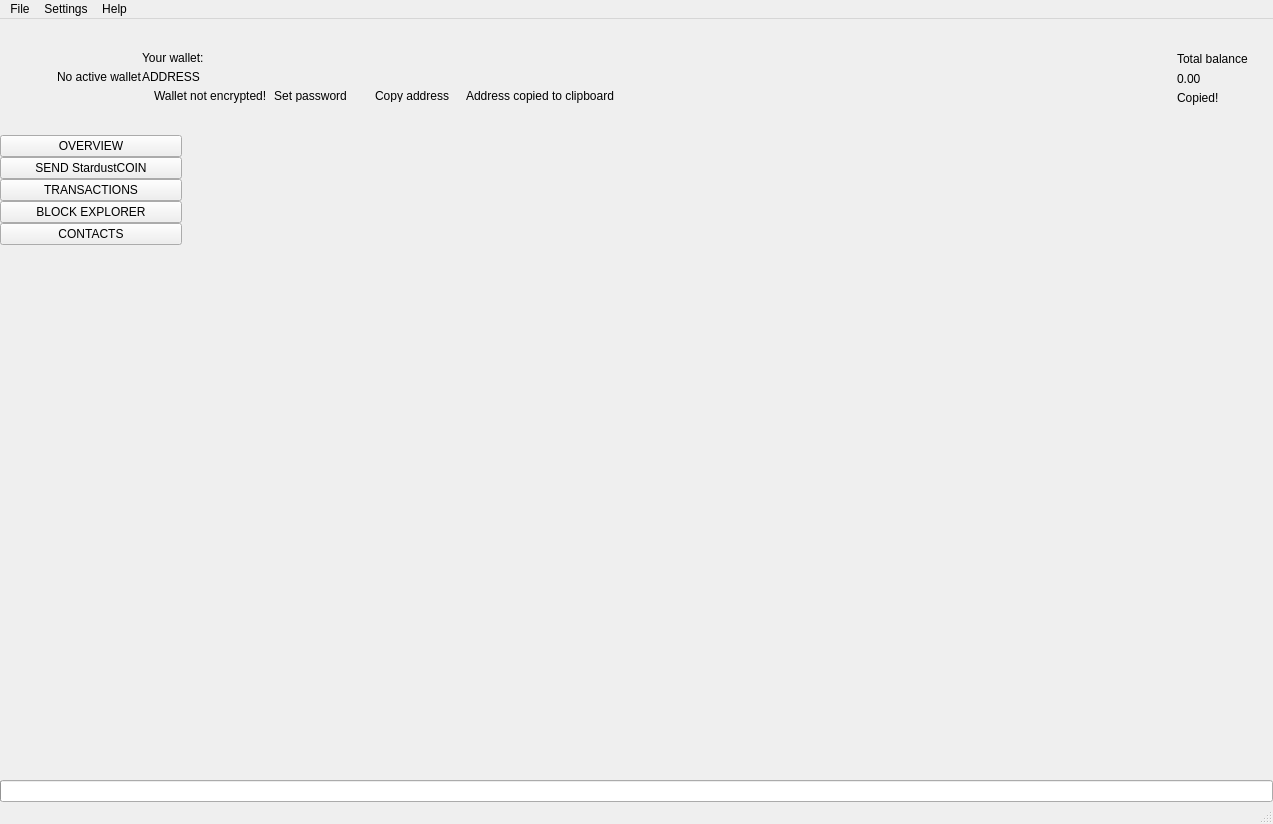
 <widget class="QMainWindow" name="MainWindow">
  <property name="geometry">
   <rect>
    <x>0</x>
    <y>0</y>
    <width>1273</width>
    <height>824</height>
   </rect>
  </property>
  <property name="sizePolicy">
   <sizepolicy hsizetype="Preferred" vsizetype="Preferred">
    <horstretch>0</horstretch>
    <verstretch>0</verstretch>
   </sizepolicy>
  </property>
  <property name="minimumSize">
   <size>
    <width>1260</width>
    <height>600</height>
   </size>
  </property>
  <property name="maximumSize">
   <size>
    <width>16777215</width>
    <height>16777215</height>
   </size>
  </property>
  <property name="windowTitle">
   <string>MainWindow</string>
  </property>
  <property name="windowIcon">
   <iconset>
    <normaloff>:/images/stardustcoin</normaloff>:/images/stardustcoin</iconset>
  </property>
  <widget class="QWidget" name="centralwidget">
   <layout class="QVBoxLayout" name="verticalLayout_2">
    <property name="spacing">
     <number>0</number>
    </property>
    <property name="leftMargin">
     <number>0</number>
    </property>
    <property name="topMargin">
     <number>0</number>
    </property>
    <property name="rightMargin">
     <number>0</number>
    </property>
    <property name="bottomMargin">
     <number>0</number>
    </property>
    <item>
     <widget class="QFrame" name="m_headerFrame">
      <property name="minimumSize">
       <size>
        <width>0</width>
        <height>116</height>
       </size>
      </property>
      <property name="maximumSize">
       <size>
        <width>16777215</width>
        <height>116</height>
       </size>
      </property>
      <property name="frameShape">
       <enum>QFrame::NoFrame</enum>
      </property>
      <property name="frameShadow">
       <enum>QFrame::Raised</enum>
      </property>
      <layout class="QHBoxLayout" name="horizontalLayout_3">
       <property name="spacing">
        <number>0</number>
       </property>
       <property name="leftMargin">
        <number>0</number>
       </property>
       <property name="topMargin">
        <number>0</number>
       </property>
       <property name="rightMargin">
        <number>25</number>
       </property>
       <property name="bottomMargin">
        <number>0</number>
       </property>
       <item>
        <spacer name="horizontalSpacer_2">
         <property name="orientation">
          <enum>Qt::Horizontal</enum>
         </property>
         <property name="sizeType">
          <enum>QSizePolicy::Fixed</enum>
         </property>
         <property name="sizeHint" stdset="0">
          <size>
           <width>30</width>
           <height>20</height>
          </size>
         </property>
        </spacer>
       </item>
       <item>
        <widget class="QLabel" name="m_logoLabel">
         <property name="text">
          <string/>
         </property>
        </widget>
       </item>
       <item>
        <spacer name="horizontalSpacer_5">
         <property name="orientation">
          <enum>Qt::Horizontal</enum>
         </property>
         <property name="sizeType">
          <enum>QSizePolicy::Fixed</enum>
         </property>
         <property name="sizeHint" stdset="0">
          <size>
           <width>20</width>
           <height>20</height>
          </size>
         </property>
        </spacer>
       </item>
       <item>
        <widget class="WalletGui::WalletSmallGrayTextLabel" name="m_noWalletLabel">
         <property name="text">
          <string>No active wallet</string>
         </property>
        </widget>
       </item>
       <item>
        <widget class="QFrame" name="m_walletFrame">
         <property name="frameShape">
          <enum>QFrame::NoFrame</enum>
         </property>
         <property name="frameShadow">
          <enum>QFrame::Raised</enum>
         </property>
         <layout class="QVBoxLayout" name="verticalLayout_3">
          <property name="spacing">
           <number>5</number>
          </property>
          <property name="leftMargin">
           <number>0</number>
          </property>
          <property name="topMargin">
           <number>0</number>
          </property>
          <property name="rightMargin">
           <number>0</number>
          </property>
          <property name="bottomMargin">
           <number>0</number>
          </property>
          <item>
           <spacer name="verticalSpacer_3">
            <property name="orientation">
             <enum>Qt::Vertical</enum>
            </property>
            <property name="sizeType">
             <enum>QSizePolicy::Minimum</enum>
            </property>
            <property name="sizeHint" stdset="0">
             <size>
              <width>20</width>
              <height>40</height>
             </size>
            </property>
           </spacer>
          </item>
          <item>
           <widget class="WalletGui::WalletSmallGrayTextLabel" name="m_walletLabel">
            <property name="text">
             <string>Your wallet:</string>
            </property>
            <property name="indent">
             <number>0</number>
            </property>
           </widget>
          </item>
          <item>
           <widget class="QLabel" name="m_addressLabel">
            <property name="sizePolicy">
             <sizepolicy hsizetype="Preferred" vsizetype="Preferred">
              <horstretch>0</horstretch>
              <verstretch>0</verstretch>
             </sizepolicy>
            </property>
            <property name="cursor">
             <cursorShape>PointingHandCursor</cursorShape>
            </property>
            <property name="toolTip">
             <string>Click to copy</string>
            </property>
            <property name="text">
             <string>ADDRESS</string>
            </property>
            <property name="indent">
             <number>0</number>
            </property>
           </widget>
          </item>
          <item>
           <layout class="QHBoxLayout" name="horizontalLayout_2">
            <property name="spacing">
             <number>0</number>
            </property>
            <item alignment="Qt::AlignTop">
             <widget class="QFrame" name="m_notEncryptedFrame">
              <property name="frameShape">
               <enum>QFrame::NoFrame</enum>
              </property>
              <property name="frameShadow">
               <enum>QFrame::Raised</enum>
              </property>
              <layout class="QHBoxLayout" name="horizontalLayout_4">
               <property name="spacing">
                <number>0</number>
               </property>
               <property name="leftMargin">
                <number>0</number>
               </property>
               <property name="topMargin">
                <number>0</number>
               </property>
               <property name="rightMargin">
                <number>0</number>
               </property>
               <property name="bottomMargin">
                <number>0</number>
               </property>
               <item alignment="Qt::AlignVCenter">
                <widget class="QLabel" name="m_notEncryptedIconLabel">
                 <property name="text">
                  <string/>
                 </property>
                 <property name="pixmap">
                  <pixmap resource="../../resources.qrc">:/icons/lock_open_gray</pixmap>
                 </property>
                 <property name="alignment">
                  <set>Qt::AlignLeading|Qt::AlignLeft|Qt::AlignVCenter</set>
                 </property>
                </widget>
               </item>
               <item>
                <spacer name="horizontalSpacer_11">
                 <property name="orientation">
                  <enum>Qt::Horizontal</enum>
                 </property>
                 <property name="sizeType">
                  <enum>QSizePolicy::Fixed</enum>
                 </property>
                 <property name="sizeHint" stdset="0">
                  <size>
                   <width>5</width>
                   <height>3</height>
                  </size>
                 </property>
                </spacer>
               </item>
               <item alignment="Qt::AlignVCenter">
                <widget class="WalletGui::WalletTinyGrayTextLabel" name="m_notEncryptedTextLabel">
                 <property name="text">
                  <string>Wallet not encrypted!</string>
                 </property>
                 <property name="alignment">
                  <set>Qt::AlignLeading|Qt::AlignLeft|Qt::AlignVCenter</set>
                 </property>
                </widget>
               </item>
               <item>
                <spacer name="horizontalSpacer_9">
                 <property name="orientation">
                  <enum>Qt::Horizontal</enum>
                 </property>
                 <property name="sizeType">
                  <enum>QSizePolicy::Fixed</enum>
                 </property>
                 <property name="sizeHint" stdset="0">
                  <size>
                   <width>3</width>
                   <height>3</height>
                  </size>
                 </property>
                </spacer>
               </item>
               <item alignment="Qt::AlignVCenter">
                <widget class="WalletGui::WalletTinyLinkLikeButton" name="m_encryptButton">
                 <property name="sizePolicy">
                  <sizepolicy hsizetype="Minimum" vsizetype="Minimum">
                   <horstretch>0</horstretch>
                   <verstretch>0</verstretch>
                  </sizepolicy>
                 </property>
                 <property name="minimumSize">
                  <size>
                   <width>0</width>
                   <height>3</height>
                  </size>
                 </property>
                 <property name="cursor">
                  <cursorShape>PointingHandCursor</cursorShape>
                 </property>
                 <property name="text">
                  <string>Set password</string>
                 </property>
                 <property name="flat">
                  <bool>true</bool>
                 </property>
                </widget>
               </item>
               <item>
                <spacer name="horizontalSpacer_10">
                 <property name="orientation">
                  <enum>Qt::Horizontal</enum>
                 </property>
                 <property name="sizeType">
                  <enum>QSizePolicy::Fixed</enum>
                 </property>
                 <property name="sizeHint" stdset="0">
                  <size>
                   <width>20</width>
                   <height>3</height>
                  </size>
                 </property>
                </spacer>
               </item>
              </layout>
             </widget>
            </item>
            <item alignment="Qt::AlignVCenter">
             <widget class="WalletGui::WalletTinyLinkLikeButton" name="m_copyAddressButton">
              <property name="sizePolicy">
               <sizepolicy hsizetype="Minimum" vsizetype="Minimum">
                <horstretch>0</horstretch>
                <verstretch>0</verstretch>
               </sizepolicy>
              </property>
              <property name="minimumSize">
               <size>
                <width>0</width>
                <height>3</height>
               </size>
              </property>
              <property name="cursor">
               <cursorShape>PointingHandCursor</cursorShape>
              </property>
              <property name="focusPolicy">
               <enum>Qt::NoFocus</enum>
              </property>
              <property name="autoFillBackground">
               <bool>true</bool>
              </property>
              <property name="text">
               <string>Copy address</string>
              </property>
              <property name="flat">
               <bool>true</bool>
              </property>
             </widget>
            </item>
            <item>
             <spacer name="horizontalSpacer_7">
              <property name="orientation">
               <enum>Qt::Horizontal</enum>
              </property>
              <property name="sizeType">
               <enum>QSizePolicy::Fixed</enum>
              </property>
              <property name="sizeHint" stdset="0">
               <size>
                <width>13</width>
                <height>3</height>
               </size>
              </property>
             </spacer>
            </item>
            <item alignment="Qt::AlignVCenter">
             <widget class="WalletGui::CopyMagicLabel" name="m_copyAddressLabel">
              <property name="text">
               <string>Address copied to clipboard</string>
              </property>
              <property name="alignment">
               <set>Qt::AlignLeading|Qt::AlignLeft|Qt::AlignVCenter</set>
              </property>
             </widget>
            </item>
            <item>
             <spacer name="horizontalSpacer">
              <property name="orientation">
               <enum>Qt::Horizontal</enum>
              </property>
              <property name="sizeHint" stdset="0">
               <size>
                <width>40</width>
                <height>3</height>
               </size>
              </property>
             </spacer>
            </item>
           </layout>
          </item>
          <item>
           <spacer name="verticalSpacer_2">
            <property name="orientation">
             <enum>Qt::Vertical</enum>
            </property>
            <property name="sizeType">
             <enum>QSizePolicy::Minimum</enum>
            </property>
            <property name="sizeHint" stdset="0">
             <size>
              <width>20</width>
              <height>40</height>
             </size>
            </property>
           </spacer>
          </item>
         </layout>
        </widget>
       </item>
       <item>
        <spacer name="horizontalSpacer_3">
         <property name="orientation">
          <enum>Qt::Horizontal</enum>
         </property>
         <property name="sizeType">
          <enum>QSizePolicy::Expanding</enum>
         </property>
         <property name="sizeHint" stdset="0">
          <size>
           <width>34</width>
           <height>20</height>
          </size>
         </property>
        </spacer>
       </item>
       <item>
        <spacer name="horizontalSpacer_8">
         <property name="orientation">
          <enum>Qt::Horizontal</enum>
         </property>
         <property name="sizeType">
          <enum>QSizePolicy::Fixed</enum>
         </property>
         <property name="sizeHint" stdset="0">
          <size>
           <width>34</width>
           <height>20</height>
          </size>
         </property>
        </spacer>
       </item>
       <item alignment="Qt::AlignRight|Qt::AlignVCenter">
        <widget class="QFrame" name="m_balanceFrame">
         <layout class="QGridLayout" name="gridLayout">
          <property name="leftMargin">
           <number>0</number>
          </property>
          <property name="topMargin">
           <number>30</number>
          </property>
          <property name="rightMargin">
           <number>0</number>
          </property>
          <property name="bottomMargin">
           <number>0</number>
          </property>
          <property name="verticalSpacing">
           <number>3</number>
          </property>
          <item row="0" column="2">
           <layout class="QVBoxLayout" name="verticalLayout_4">
            <item>
             <widget class="QLabel" name="m_balanceTextLabel">
              <property name="text">
               <string>Total balance</string>
              </property>
             </widget>
            </item>
            <item>
             <widget class="QLabel" name="m_balanceLabel">
              <property name="cursor">
               <cursorShape>PointingHandCursor</cursorShape>
              </property>
              <property name="toolTip">
               <string>Click to copy</string>
              </property>
              <property name="text">
               <string>0.00</string>
              </property>
             </widget>
            </item>
           </layout>
          </item>
          <item row="1" column="2">
           <widget class="WalletGui::CopyMagicLabel" name="m_balanceCopyLabel">
            <property name="text">
             <string>Copied!</string>
            </property>
           </widget>
          </item>
          <item row="0" column="1">
           <spacer name="horizontalSpacer_6">
            <property name="orientation">
             <enum>Qt::Horizontal</enum>
            </property>
            <property name="sizeType">
             <enum>QSizePolicy::Fixed</enum>
            </property>
            <property name="sizeHint" stdset="0">
             <size>
              <width>2</width>
              <height>39</height>
             </size>
            </property>
           </spacer>
          </item>
          <item row="2" column="2">
           <spacer name="verticalSpacer_5">
            <property name="orientation">
             <enum>Qt::Vertical</enum>
            </property>
            <property name="sizeType">
             <enum>QSizePolicy::Expanding</enum>
            </property>
            <property name="sizeHint" stdset="0">
             <size>
              <width>20</width>
              <height>50</height>
             </size>
            </property>
           </spacer>
          </item>
          <item row="0" column="0">
           <widget class="QLabel" name="m_balanceIconLabel">
            <property name="text">
             <string/>
            </property>
            <property name="pixmap">
             <pixmap resource="../../resources.qrc">:/icons/total_balance</pixmap>
            </property>
           </widget>
          </item>
         </layout>
        </widget>
       </item>
      </layout>
     </widget>
    </item>
    <item>
     <layout class="QHBoxLayout" name="horizontalLayout" stretch="0,0,0,0,0,0,0,0">
      <property name="spacing">
       <number>0</number>
      </property>
      <item>
       <widget class="QFrame" name="m_toolFrame">
        <property name="frameShape">
         <enum>QFrame::NoFrame</enum>
        </property>
        <property name="frameShadow">
         <enum>QFrame::Plain</enum>
        </property>
        <property name="lineWidth">
         <number>0</number>
        </property>
        <layout class="QVBoxLayout" name="verticalLayout">
         <property name="spacing">
          <number>0</number>
         </property>
         <property name="leftMargin">
          <number>0</number>
         </property>
         <property name="topMargin">
          <number>0</number>
         </property>
         <property name="rightMargin">
          <number>0</number>
         </property>
         <property name="bottomMargin">
          <number>0</number>
         </property>
         <item>
          <widget class="QPushButton" name="m_overviewButton">
           <property name="sizePolicy">
            <sizepolicy hsizetype="Minimum" vsizetype="Fixed">
             <horstretch>0</horstretch>
             <verstretch>0</verstretch>
            </sizepolicy>
           </property>
           <property name="focusPolicy">
            <enum>Qt::NoFocus</enum>
           </property>
           <property name="text">
            <string>OVERVIEW</string>
           </property>
           <property name="checkable">
            <bool>true</bool>
           </property>
           <attribute name="buttonGroup">
            <string notr="true">m_toolButtonGroup</string>
           </attribute>
          </widget>
         </item>
         <item>
          <widget class="QPushButton" name="m_sendButton">
           <property name="sizePolicy">
            <sizepolicy hsizetype="Minimum" vsizetype="Fixed">
             <horstretch>0</horstretch>
             <verstretch>0</verstretch>
            </sizepolicy>
           </property>
           <property name="focusPolicy">
            <enum>Qt::NoFocus</enum>
           </property>
           <property name="text">
            <string>SEND StardustCOIN</string>
           </property>
           <property name="checkable">
            <bool>true</bool>
           </property>
           <attribute name="buttonGroup">
            <string notr="true">m_toolButtonGroup</string>
           </attribute>
          </widget>
         </item>
         <item>
          <widget class="QPushButton" name="m_transactionsButton">
           <property name="sizePolicy">
            <sizepolicy hsizetype="Minimum" vsizetype="Fixed">
             <horstretch>0</horstretch>
             <verstretch>0</verstretch>
            </sizepolicy>
           </property>
           <property name="focusPolicy">
            <enum>Qt::NoFocus</enum>
           </property>
           <property name="text">
            <string>TRANSACTIONS</string>
           </property>
           <property name="checkable">
            <bool>true</bool>
           </property>
           <attribute name="buttonGroup">
            <string notr="true">m_toolButtonGroup</string>
           </attribute>
          </widget>
         </item>
         <item>
          <widget class="QPushButton" name="m_blockExplorerButton">
           <property name="focusPolicy">
            <enum>Qt::NoFocus</enum>
           </property>
           <property name="text">
            <string>BLOCK EXPLORER</string>
           </property>
           <property name="checkable">
            <bool>true</bool>
           </property>
           <attribute name="buttonGroup">
            <string notr="true">m_toolButtonGroup</string>
           </attribute>
          </widget>
         </item>
         <item>
          <widget class="QPushButton" name="m_addressBookButton">
           <property name="sizePolicy">
            <sizepolicy hsizetype="Minimum" vsizetype="Fixed">
             <horstretch>0</horstretch>
             <verstretch>0</verstretch>
            </sizepolicy>
           </property>
           <property name="focusPolicy">
            <enum>Qt::NoFocus</enum>
           </property>
           <property name="text">
            <string>CONTACTS</string>
           </property>
           <property name="checkable">
            <bool>true</bool>
           </property>
           <attribute name="buttonGroup">
            <string notr="true">m_toolButtonGroup</string>
           </attribute>
          </widget>
         </item>
         <item>
          <spacer name="verticalSpacer">
           <property name="orientation">
            <enum>Qt::Vertical</enum>
           </property>
           <property name="sizeHint" stdset="0">
            <size>
             <width>20</width>
             <height>40</height>
            </size>
           </property>
          </spacer>
         </item>
        </layout>
       </widget>
      </item>
      <item>
       <widget class="WalletGui::OverviewFrame" name="m_overviewFrame">
        <property name="frameShape">
         <enum>QFrame::NoFrame</enum>
        </property>
        <property name="frameShadow">
         <enum>QFrame::Raised</enum>
        </property>
       </widget>
      </item>
      <item>
       <widget class="WalletGui::SendFrame" name="m_sendFrame">
        <property name="frameShape">
         <enum>QFrame::NoFrame</enum>
        </property>
        <property name="frameShadow">
         <enum>QFrame::Raised</enum>
        </property>
       </widget>
      </item>
      <item>
       <widget class="WalletGui::TransactionsFrame" name="m_transactionsFrame">
        <property name="frameShape">
         <enum>QFrame::NoFrame</enum>
        </property>
        <property name="frameShadow">
         <enum>QFrame::Raised</enum>
        </property>
       </widget>
      </item>
      <item>
       <widget class="WalletGui::AddressBookFrame" name="m_addressBookFrame">
        <property name="frameShape">
         <enum>QFrame::NoFrame</enum>
        </property>
        <property name="frameShadow">
         <enum>QFrame::Raised</enum>
        </property>
       </widget>
      </item>
      <item>
       <widget class="WalletGui::NoWalletFrame" name="m_noWalletFrame">
        <property name="frameShape">
         <enum>QFrame::NoFrame</enum>
        </property>
        <property name="frameShadow">
         <enum>QFrame::Raised</enum>
        </property>
       </widget>
      </item>
      <item>
       <widget class="WalletGui::BlockExplorerFrame" name="m_blockExplorerFrame">
        <property name="frameShape">
         <enum>QFrame::NoFrame</enum>
        </property>
        <property name="frameShadow">
         <enum>QFrame::Raised</enum>
        </property>
       </widget>
      </item>
     </layout>
    </item>
    <item>
     <widget class="QProgressBar" name="m_syncProgress">
      <property name="maximum">
       <number>100</number>
      </property>
      <property name="value">
       <number>0</number>
      </property>
      <property name="textVisible">
       <bool>false</bool>
      </property>
     </widget>
    </item>
   </layout>
  </widget>
  <widget class="QMenuBar" name="menubar">
   <property name="geometry">
    <rect>
     <x>0</x>
     <y>0</y>
     <width>1273</width>
     <height>21</height>
    </rect>
   </property>
   <widget class="QMenu" name="menuFile">
    <property name="title">
     <string>File</string>
    </property>
    <addaction name="m_createWalletAction"/>
    <addaction name="m_openWalletAction"/>
    <addaction name="m_recentWalletsAction"/>
    <addaction name="m_backupWalletAction"/>
    <addaction name="m_saveKeysAction"/>
    <addaction name="m_resetAction"/>
    <addaction name="m_importKeyAction"/>
    <addaction name="m_exportKeyAction"/>
    <addaction name="m_exportTrackingKeyAction"/>
    <addaction name="m_exitAction"/>
   </widget>
   <widget class="QMenu" name="menuSettings">
    <property name="title">
     <string>Settings</string>
    </property>
    <widget class="QMenu" name="menuThemes">
     <property name="title">
      <string>Themes</string>
     </property>
    </widget>
    <addaction name="m_encryptWalletAction"/>
    <addaction name="m_changePasswordAction"/>
    <addaction name="separator"/>
    <addaction name="m_autostartAction"/>
    <addaction name="m_minimizeToTrayAction"/>
    <addaction name="m_closeToTrayAction"/>
    <addaction name="separator"/>
    <addaction name="m_preferencesAction"/>
    <addaction name="menuThemes"/>
   </widget>
   <widget class="QMenu" name="menuHelp">
    <property name="title">
     <string>Help</string>
    </property>
    <addaction name="m_communityForumAction"/>
    <addaction name="m_reportIssueAction"/>
    <addaction name="m_aboutStardustCoinAction"/>
    <addaction name="m_aboutQtAction"/>
   </widget>
   <addaction name="menuFile"/>
   <addaction name="menuSettings"/>
   <addaction name="menuHelp"/>
  </widget>
  <widget class="WalletGui::WalletStatusBar" name="statusBar"/>
  <action name="m_exitAction">
   <property name="checkable">
    <bool>false</bool>
   </property>
   <property name="enabled">
    <bool>true</bool>
   </property>
   <property name="text">
    <string>Exit</string>
   </property>
   <property name="shortcut">
    <string>Ctrl+Q</string>
   </property>
  </action>
  <action name="m_createWalletAction">
   <property name="enabled">
    <bool>true</bool>
   </property>
   <property name="text">
    <string>Create wallet</string>
   </property>
  </action>
  <action name="m_openWalletAction">
   <property name="enabled">
    <bool>true</bool>
   </property>
   <property name="text">
    <string>Open wallet</string>
   </property>
  </action>
  <action name="m_encryptWalletAction">
   <property name="enabled">
    <bool>true</bool>
   </property>
   <property name="text">
    <string>Encrypt wallet</string>
   </property>
  </action>
  <action name="m_changePasswordAction">
   <property name="enabled">
    <bool>true</bool>
   </property>
   <property name="text">
    <string>Change password</string>
   </property>
   <property name="toolTip">
    <string>Change password</string>
   </property>
  </action>
  <action name="m_aboutStardustCoinAction">
   <property name="enabled">
    <bool>true</bool>
   </property>
   <property name="text">
    <string>About StardustCoin</string>
   </property>
  </action>
  <action name="m_aboutQtAction">
   <property name="enabled">
    <bool>true</bool>
   </property>
   <property name="text">
    <string>About Qt</string>
   </property>
  </action>
  <action name="m_backupWalletAction">
   <property name="enabled">
    <bool>true</bool>
   </property>
   <property name="text">
    <string>Backup wallet</string>
   </property>
  </action>
  <action name="m_autostartAction">
   <property name="checkable">
    <bool>true</bool>
   </property>
   <property name="text">
    <string>Start on system login</string>
   </property>
  </action>
  <action name="m_minimizeToTrayAction">
   <property name="checkable">
    <bool>true</bool>
   </property>
   <property name="text">
    <string>Minimize to tray</string>
   </property>
  </action>
  <action name="m_closeToTrayAction">
   <property name="checkable">
    <bool>true</bool>
   </property>
   <property name="text">
    <string>Close to tray</string>
   </property>
  </action>
  <action name="m_preferencesAction">
   <property name="text">
    <string>Preferences</string>
   </property>
  </action>
  <action name="m_recentWalletsAction">
   <property name="text">
    <string>Recent wallets</string>
   </property>
  </action>
  <action name="m_exportTrackingKeyAction">
   <property name="text">
    <string>Export tracking key</string>
   </property>
   <property name="toolTip">
    <string>Export tracking key</string>
   </property>
  </action>
  <action name="m_importKeyAction">
   <property name="text">
    <string>Import key</string>
   </property>
   <property name="toolTip">
    <string>Import key</string>
   </property>
  </action>
  <action name="m_communityForumAction">
   <property name="text">
    <string>Community forum</string>
   </property>
  </action>
  <action name="m_reportIssueAction">
   <property name="text">
    <string>Report an issue</string>
   </property>
  </action>
  <action name="m_resetAction">
   <property name="text">
    <string>Reset wallet</string>
   </property>
  </action>
  <action name="m_saveKeysAction">
   <property name="text">
    <string>Save wallet keys</string>
   </property>
  </action>
  <action name="m_exportKeyAction">
   <property name="text">
    <string>Export key</string>
   </property>
   <property name="toolTip">
    <string>Export key</string>
   </property>
  </action>
 </widget>
